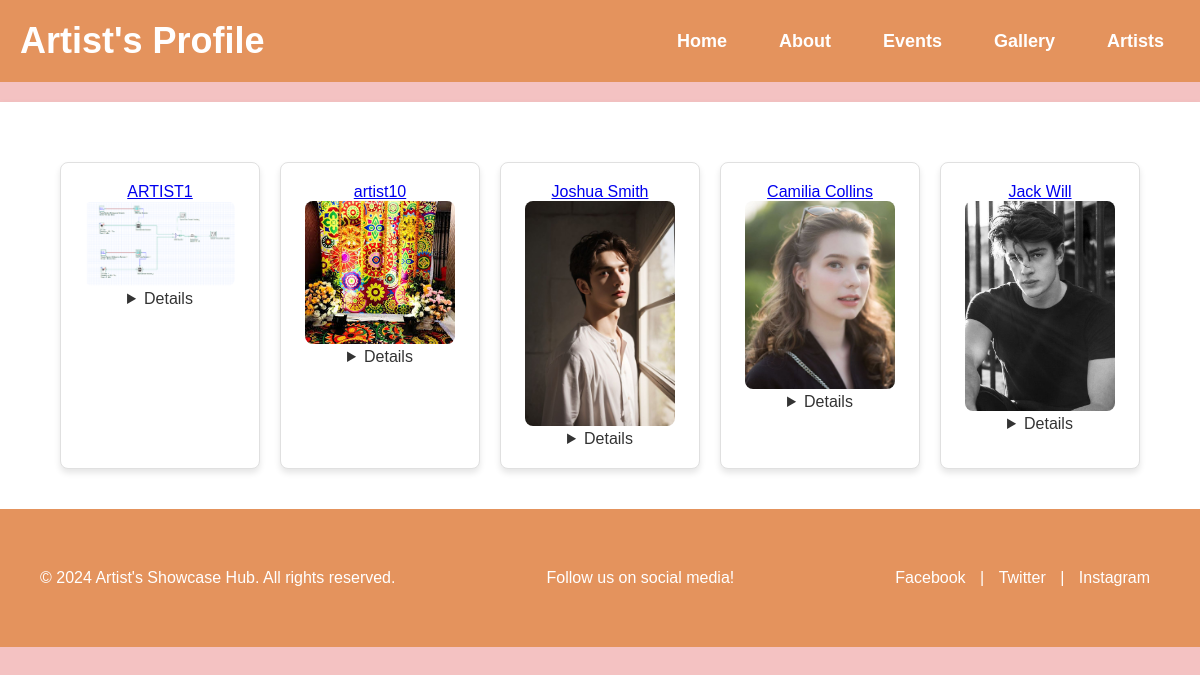
The app's page /artist_profile/, older data.
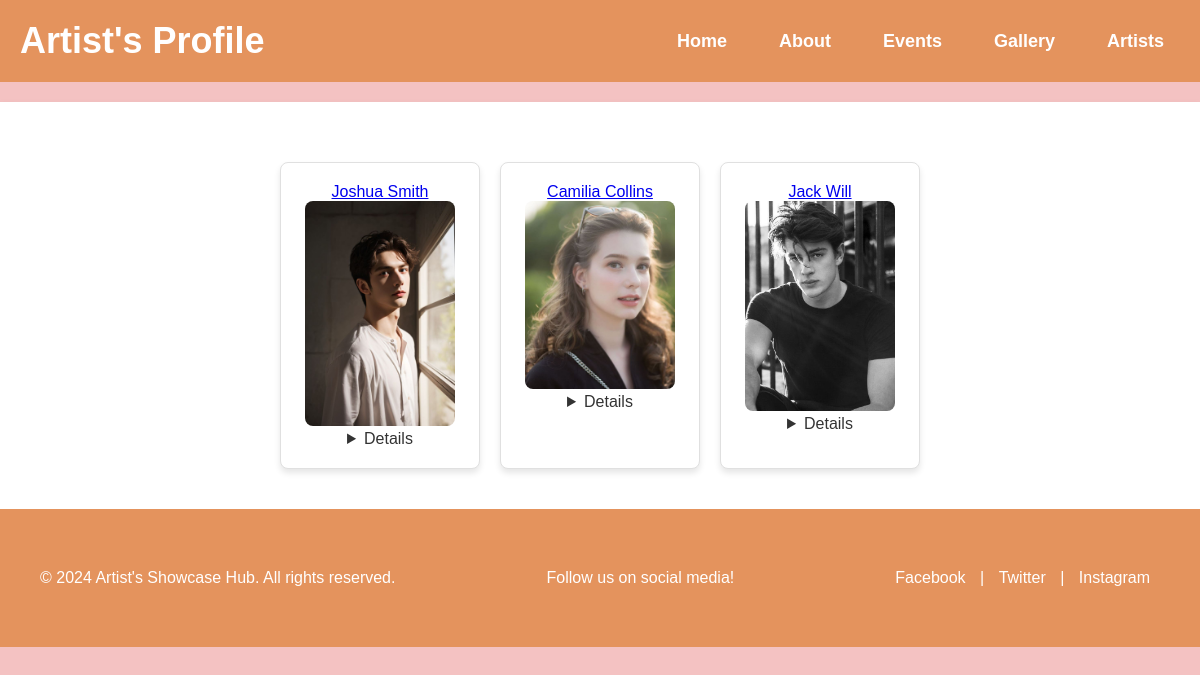
The same page, newer data.
### hub/models.py (models this page shows, shortened)
class Artist(models.Model):
    id = models.BigAutoField(primary_key=True, null=False,blank=True)
    name = models.CharField(max_length=100)
    bio = models.TextField()
    profile_picture = models.ImageField(upload_to='artist_pics/')
    email = models.EmailField()
    phone_number = models.CharField(max_length=20, blank=True, null=True)
    location = models.CharField(max_length=100)
    social_links = models.JSONField(blank=True, null=True)  # Store links as JSON (e.g., Instagram, Twitter)
    created_at = models.DateTimeField(auto_now_add=True)
    updated_at = models.DateTimeField(auto_now=True)

### hub/views.py (the view)
# urls.py: path('artist_profile/',views.artist,name='artist_profile'),
def artist(request):
    artists=Artist.objects.all()
    context={
       'artists': artists,
    }
    return render (request,'artist_profile.html',context=context)

### template/artist_profile.html (shortened to what this page needs)
<!DOCTYPE html>
<html lang="en">
<head>
    {% load static %}
    <link rel="stylesheet" href="{% static 'artist_profile.css' %}">
</head>
<body>
    <header class="site-header">
        <div class="container">
            <h1 class="site-title">Artist's Profile</h1>
            <nav class="main-nav">
                <ul>
                    <li><a href="{% url 'Home' %}">Home</a></li>
                    <li><a href="{% url 'About' %}">About</a></li>
                    <li><a href="{% url 'event' %}">Events</a></li>
                    <li><a href="{% url 'Gallery' %}">Gallery</a></li>
                    <li><a href="{% url 'artist_profile' %}">Artists</a></li>
                </ul>
            </nav>
        </div>
    </header>
    <main class="content">
        <section class="artist-gallery">
            <div class="gallery">
                {% for artist in artists %}
                <div class="gallery-item">
                    <tr>
                        <a href="{% url 'artist_profile_details' artist.artist_id %}">
                        {{artist.name}}
                    </a>
                        <br>
                    </tr>
                    <img src="{{ artist.profile_picture.url}}" width="150" height="200" alt="Picture of {{ artist.name }}">
                    <div class="card-footer p-4 border-top-0 bg-transparent">
                        <div class="text-center"><a class="btn btn-outline-dark mt-auto" href="{% url 'artist_profile_details' artist.artist_id %}"><Details></a></div>
                    </div>
                </div>
                {% endfor %}
            </div>
        </section>
    </main>
    <footer class="site-footer">
        <div class="container">
            <p>&copy; 2024 Artist's Showcase Hub. All rights reserved.</p>
            <p>Follow us on social media!</p>
            <div class="social-links">
                <a href="https://www.facebook.com/">Facebook</a> |
                <a href="https://twitter.com/?lang=en">Twitter</a> |
                <a href="https://www.instagram.com/">Instagram</a>
            </div>
        </div>
    </footer>
</body>
</html>

Row changes from the older to the newer data that the page shows:
removed Artist: name "ARTIST1", shows a picture
removed Artist: name "artist10", shows a picture
